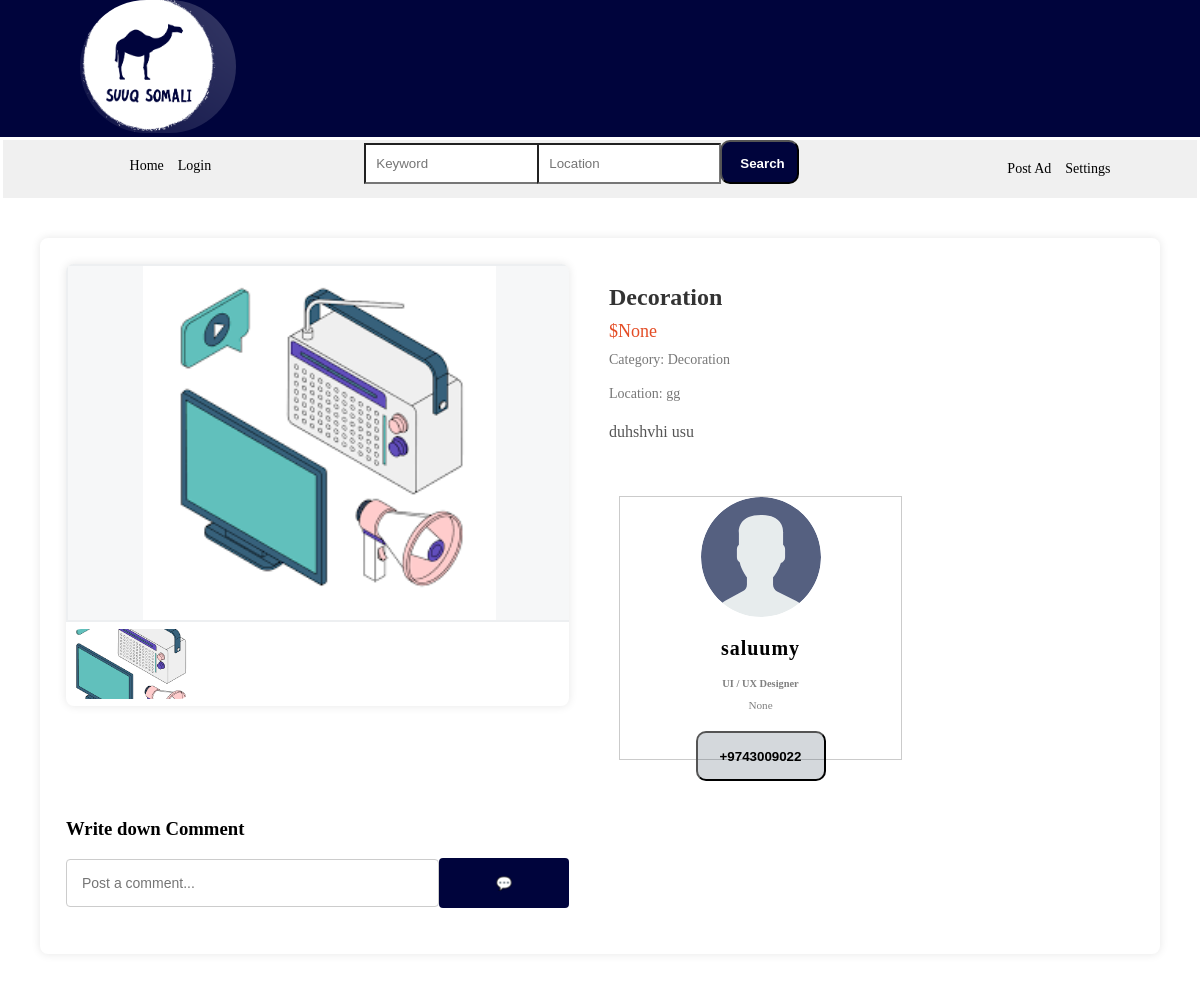
Page /product/1/ (signed in) on the committed database.
### base/models.py (models this page shows, shortened)
class Product(models.Model):
    category = models.ForeignKey(Category, on_delete=models.CASCADE)
    advertiser = models.ForeignKey(User, on_delete=models.CASCADE)
    name = models.CharField(max_length=100)
    description = models.TextField()
    location = models.CharField(max_length=100)
    condition = models.CharField(max_length=100)
    price = models.IntegerField(null=True, blank=True)
    geartype = models.CharField(max_length=100, null=True, blank=True)
    motortype = models.CharField(max_length=100, null=True, blank=True)
    year = models.IntegerField(null=True, blank=True)
    color = models.CharField(max_length=50, null=True, blank=True)
    num_rooms = models.IntegerField(null=True, blank=True)
    num_baths = models.IntegerField(null=True, blank=True)
    updated = models.DateTimeField(auto_now=True)
    created = models.DateTimeField(auto_now_add=True)

class Image(models.Model):
    product = models.ForeignKey(Product, on_delete=models.CASCADE)
    image = models.ImageField(upload_to='product_images')

class Category(models.Model):
    name = models.CharField(max_length=100)
    parent_category = models.ForeignKey('self', null=True, blank=True, related_name='subcategories', on_delete=models.CASCADE)
    image = models.ImageField(upload_to='product_images')
    def __str__(self):
        return self.name

class User(AbstractUser):
    name = models.CharField(max_length=200, null=True)
    email = models.EmailField(max_length=200,unique=True)
    bio = models.TextField(null=True)
    phonenumber = models.CharField(max_length=15, null=True, blank=True)
    location = models.CharField(max_length=200, null=True)
    avatar = models.ImageField(null=True, default="avatar.svg")
    username = models.CharField(
        max_length=150,
        unique=True,
        help_text='',  # Set it to an empty string to remove the help text
    )
    USERNAME_FIELD = 'username'
    REQUIRED_FIELDS = []

### base/views.py (the view)
# urls.py: path('product/<int:product_id>/', views.product_detail, name='product_detail'),
def product_detail(request, product_id):
    product = get_object_or_404(Product, pk=product_id)
    if request.method == 'POST':
        form = CommentForm(request.POST)
        if form.is_valid():
            comment = form.save(commit=False)
            comment.user = request.user
            comment.product = product
            comment.save()
            return redirect('product_detail', product_id=product_id)
    else:
        form = CommentForm()
    comments = Comment.objects.filter(product=product)
    advertiser = product.advertiser  # Assign advertiser here
    return render(request, 'base/ad_detail.html', {'product': product, 'advertiser': advertiser, 'comments': comments, 'form': form})

### base/forms.py
class CommentForm(forms.ModelForm):
    class Meta:
        model = Comment
        fields = ['text']

### base/templates/base/ad_detail.html (shortened to what this page needs)
{% extends 'main.html' %}
  {% block content %}
  <section class="advertisement-container">
    <div class="image-swiper-container">
      <div class="product-image">
        <img id="main-image" src="{{ product.image_set.first.image.url }}" alt="Main Image">
      </div>
      <div class="swiper-container">
        <div class="swiper-wrapper">
          {% for image in product.image_set.all %}
          <div class="swiper-slide">
            <img class="swiper-image" src="{{ image.image.url }}" alt="Thumbnail 1">
          </div>
          {% endfor %}
        </div>
      </div>
    </div>
    <div class="product-details">
      <div class="details-container">
        <div class="product-name">{{ product.name }}</div>
        <div class="product-price">${{ product.price }}</div>
        <div class="product-category">Category: {{ product.category }}</div>
        <div class="product-location">Location: {{ product.location }}</div>
        <div class="product-description">
          {{ product.description }}
                </div>
      </div>
    </div>
    <div class="box1 box">
      <div class="content">
          <div class="image">
            <img src="{{ advertiser.avatar.url }}" alt="Profile Image">
          </div>
          <div class="text">
            <p class="name">{{ advertiser.username }}</p>
            <p class="job_title">UI / UX Designer</p>
            <p class="job_discription"> {{ advertiser.bio }}</p>
          </div>
              <button class="connect" type="button">+9743009022</button>
            </div>
          </div>    </div>
          <div class="comment-section">
            <h3>Write down Comment</h3>
            <form class="post-comment-form" method="post" action="{% url 'product_detail' product_id=product.id %}">
              <input type="text" class="comment-input" placeholder="Post a comment..." name="comment_text">
              <button type="submit" class="post-comment-icon">&#x1F4AC;</button>
            </form>
          </div>
  </section>
</body>
</html>
{% endblock %}

### static/styles/style.css (style rules this page uses)
body { margin:0; background-color: #fff; }
.advertisement-container { display: grid; grid-template-areas: "image-holder details" "image-holder profile" "comment profile" "posted-comments profile"; gap: 20px; background-color: #fff; box-shadow: 0 0 10px rgba(0, 0, 0, 0.1); border-radius: 8px; padding:26px; margin: 40px; }
.image-swiper-container { grid-area: image-holder; max-width: 800px; box-shadow: 0 0 10px rgba(0, 0, 0, 0.1); border-radius: 8px; overflow: hidden; }
#main-image { width: 70%; height: 354px; object-fit: cover; }
.product-image { background-color: #2c3e500a; width: 100%; height: 354px; border: 2px solid #2c3e500a; display: flex; justify-content: center; position: relative; overflow: hidden; }
.product-image img { width: 95%; }
.product-image img { object-fit: contain; }
.swiper-container { margin: 7px; height: 70px; }
.swiper-slide { border-radius: 8px; overflow: hidden; }
.swiper-image { width: 100%; height: 100%; display: block; cursor: pointer; object-fit: cover; transition: transform 0.3s ease-in-out; }
.swiper-slide-active .swiper-image { transform: scale(1.2); }
.product-details { max-width: 400px; grid-area: details; background-color: #fff; overflow: hidden; }
.details-container { padding: 20px; width: 82%; }
.product-name { font-size: 24px; font-weight: bold; margin-bottom: 10px; color: #333; }
.product-price { font-size: 18px; color: #e44d26; margin-bottom: 10px; }
.product-category, .product-location { font-size: 14px; color: #777; margin-bottom: 18px; }
.product-description { font-size: 16px; color: #555; line-height: 1.5; }
.box { width: 380px; height: fit-content; grid-area: profile; padding: 10px; text-align: center; background: #fff; }
.box1 { margin-top: -20px; }
.content { margin: 22px 20px; border: 1px solid #80808069; width: 281px; height: 262px; }
.image img { height: auto; width: 120px; border-radius: 50%; display: block; margin-left: auto; margin-right: auto; margin-bottom: 5px; }
.name { font-size: 1.25em; font-weight: bolder; letter-spacing: 1px; }
.job_title { font-size: 0.65em; font-weight: bolder; color: gray; margin-top: -2px; }
.job_discription { font-size: 0.7em; color: gray; margin: 10px 30px 20px; }
button { width: 130px; height: 50px; border-radius: 10px; font-weight: bolder; background-color: #2C3E5033; }
.comment-section { grid-area: comment; margin-top: 73px; }
.post-comment-form { display: flex; align-items: center; width: 100%; margin-top: 0; }
.comment-input { flex: 1; padding: 15px; border: 1px solid #ccc; border-radius: 4px; font-size: 14px; }
.post-comment-icon { padding: 10px; background-color: #00043C; color: #fff; border: none; border-radius: 4px; cursor: pointer; }

### rows in the picture
Product: image_set.first.image (picture), name "Decoration", price "None", category "Decoration", location "gg", description "duhshvhi usu"
Image: image (picture)
User: avatar (placeholder picture), username "saluumy", bio "None"
